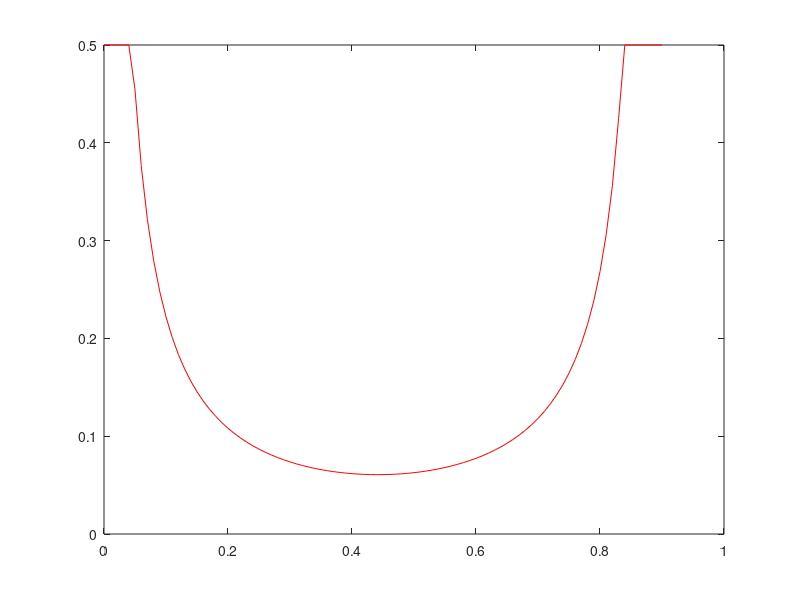

This figure's MATLAB source: (Note: this script raises an error after producing the figure.)
%this provides the results of the numerical example of the chapter,
%this requires the JSR toolbox (https://www.mathworks.com/matlabcentral/fileexchange/33202-the-jsr-toolbox),
%this requires a Matlab toolbox for solving optimization problems: Yalmip (https://yalmip.github.io/),
%this requires an semidefinite programming solver: SeDuMi(https://github.com/SQLP/SeDuMi),
%this requires the Econometrics Toolbox in Matlab.(https://fr.mathworks.com/products/econometrics.html),
%% In the first part we give the design figure introduced in the example
%remark 1: the simulation may pause multiple times with "Press any key to
%proceed", to override this, comment out a "pause" in the JSR toolbox:
%JSR_louvain/Methods/jsr.m line 357.
%remark 2: the simulation may take a long time, however the results are saved
%in result.m, by default this part will be skipped if "result.mat" is present in this directory.
clear all;
gamma=0.1;m=3;
if ~isfile('result.mat')
result={};
for m=3:5
resultx=[]; 
for gamma=0:0.01:0.9 %we change the oscillators gain \gamma from 0 to 0.9
    if(gamma<=0.8) %we verify that for \gamma<=0.8 the jsr is 1.02 for all n
        rho=1.02;
    else
    t=jsr(oscillators(m,gamma)); % for each \gamma and n, we generate a set of matrices using oscillators.m
rho=t.bounds(1); %if \gamma>0.8 we calculate the jsr using the jsr toolbox
    end
b=bounds_lambda_2(oscillators(m,gamma),rho,10^-4) %upper bounds on \lambda 
x=-log(rho)/log(b); %we verify numerically that the infimum is reached at the JSR when x<1/(m-1)
if(x<1/(m-1)&&b~=1)
else x=1/(m-1); %we verify that when x>=1/(m-1) the infimum is 1/(m-1).
end 
resultx=[resultx ,x];
end
result=[result,resultx]
end
else
result=load('result.mat');
end
result=result.result;
C = {'r','b','g'}; %define colors used in the figure
for i=1:3
a(i)=plot(0:0.01:0.9,result{i},'color',C{i});
yline(1/(i+1),'--','LineWidth',2,'color',C{i});
xlabel("k");
ylabel("Inf -log(\rho)/log(\lambda)");
title("stabilizability vs k");
ylim([0 0.6]);
hold on;
end
legend([a(1),a(2),a(3)],'m=3 oscillators','m=4 oscillators','m=5 oscillators');
%% Construction of the automaton
A=osc(m,gamma);
m=length(A);
n=size(A{1},1);
variableQ.('Q') = sdpvar(n,n);
q=fieldnames(variableQ);
qu=[];
for k=0:m-3
    q=fieldnames(variableQ);
    qu={};
    for i=1:length(q)
    if length(q{i}(2:end))==k
        qu=[qu;q{i}];
    end
    end
for j=1:length(qu)
for i=setdiff(1:m,num2str(qu{j}(2:end))- '0')
variableQ.(strcat(qu{j},num2str(i))) = sdpvar(n,n); %initial state, step 1
end
end
end
q=fieldnames(variableQ);
delta=containers.Map; 
mx=find(cellfun(@(c) length(c)==m-1 ,q));
for i=1:length(q)
    if ~isempty(intersect(1:m,num2str(q{i}(2:end))- '0'))
    for j=intersect(1:m,num2str(q{i}(2:end))- '0')
    delta=[delta;containers.Map([q{i},j],q{i},'UniformValues',false)];
    end
    end
    if i<=mx(1)-1
    for j=setdiff(1:m,num2str(q{i}(2:end))- '0')
    delta=[delta;containers.Map([q{i},j],strcat(q{i},num2str(j)),'UniformValues',false)];
    end
    else
            for j=setdiff(1:m,num2str(q{i}(2:end))- '0')
    delta=[delta;containers.Map([q{i},j],'Q','UniformValues',false)];
            end
    end
end
%% Simulation fast&slow 
A=osc(3,0.1); 
x=[-1.5;-0.5;2;-1]; %initial state
ps=[0.7,0.98];
Ns=[100,1000];
for i=1:2
p=ps(i);
N=Ns(i);
traj=x; 
k=[0];
sigma=[];
st={'Q'};
P=[p,0.5*(1-p),0.5*(1-p);0.5*(1-p),p,0.5*(1-p);0.5*(1-p),0.5*(1-p),p];
mc=dtmc(P); %define Markov chain with transition matrix P
sigma(1:N)=simulate(mc,N-1);
for i=1:N
traj=[traj A{sigma(i)}*traj(:,end)];
st=[st delta([st{i},sigma(i)])];
if i~=1
k=[k k(i)+strcmp(st{i},'Q')];
else
k=[k k(i)];
end
end
figure();
subplot(3,1,1);
stairs([0:N-1],sigma)
axis([0 N 0.9 3.1])
xlabel('t')
ylabel('\theta(t)')
subplot(3,1,2);
plot(0:N-1,k(1:N)./[1:N],'--')
xlabel('t')
ylabel('\kappa^{\theta(t)}/t')
subplot(3,1,3);
plot(0:N-1,traj(1,1:N),'--')
hold on;
plot(0:N-1,traj(2,1:N),'--')
hold on;
plot(0:N-1,traj(3,1:N),'--')
hold on;
plot(0:N-1,traj(4,1:N),'--')
xlabel('t')
ylabel('traj')
end
